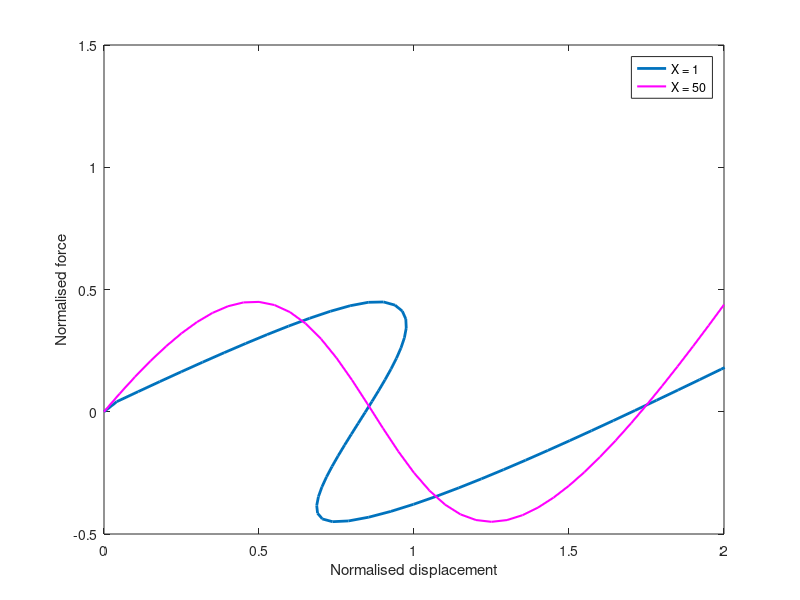

This chart was generated by the following MATLAB code:
%% Exercise 1.5 Fully linearized method
clc;
clear
close all;

path_steps = 80;
y0 = sind(60);      % Initial angle
u = 0;              % Initial displacement
du = 0;             % Initial displacement
kbar = 0;           % No spring
force_curve = zeros(path_steps, 1);   % Normalised force
ubar = zeros(path_steps, 1);          % Normalised diplacement
ubar2 = zeros(path_steps, 1);          % Normalised diplacement
TOL = 1E-10;
cTOL = 1E-10;

f_ext = 0;
%df = 0.1;
f_int = 0;
du_tot = 0;
dP_tot = 0;
P = 0;
p = 1;
fi = 1;
l = 0.05; % Radius of circle
dlambda = 0;
c = 0;
X1 = 1;
X2 = 50;

for n = 1:path_steps
    disp(['Path Step: ', num2str(abs(n))]);
    
    iter = 1;
    res = 0;
    c = 0;
    P0 = f_ext;
    u0 = u;
    
    while abs(res) > TOL || abs(c) > cTOL || iter == 1      % Equilibrium iteration
        disp(['Residual: ', num2str(abs(res))]);
        
        Kt = 2*(1 + (y0^2-1)/((1-2*u*y0 + u^2)^(3/2)));
        
        % Pseudo displacement increment
        du_r = -res/Kt;
        du_p = p/Kt;
        
        if iter == 1            % The first iteration we need to calculate dlambda differently due to denominator in c will become zero
            if n > 1
                s = sign(du_tot*du_p+dP_tot);
                %s = sign(du*du_p + dlambda);       VARFÖR FUNKAR INTE
                %DENNA???
                dlambda = s*(l/sqrt(du_p^2+fi*p^2));
            else
                dlambda = l/sqrt(du_p^2+fi*p^2); % s = 1 i första iterationen
            end
        else
            % Load parameter
            dlambda = -(c+2*du_tot*du_r)/(2*du_tot*du_p+2*fi*dP_tot*p);
        end
        
        dP = dlambda*p;
        P = P + dP;
        dP_tot = P - P0;     % eq. 1.92???
        
        % Displacement vector
        du = du_r + dlambda*du_p;
        u = u + du;
        du_tot = u - u0;    % eq. 1.92???
        
        %du_tot = du_tot + du;          VARFÖR INTE DESSA???
        %dP_tot = dP_tot + dP;
        
        lambda = sqrt(1 - 2*u*y0 + u^2);
        f_int = 2*(1/lambda - 1)*(y0-u); % + kbar*u;
        f_ext = P;
        
        % Out of balance forces
        res = f_int - f_ext;
        c = du_tot^2 + fi*dP_tot^2 - l^2;
        
        iter = 2;
        
    end
    
    
    force_curve(n+1) = f_ext;     % Numerical force results from Euler Forward
    ubar(n+1) = u;                % Normalised displacement
    ubar2(n+1) = ubar(n)+f_ext/X1;
end


Pbar = [];
p = 0;
u = 0:0.05:2;
for i = 1:length(u)  % True equilibrium path
    
    lambda = sqrt(1 - 2*u(i)*y0 + u(i)^2);
    p = 2*(1/lambda - 1)*(y0-u(i));
    
    Pbar = [Pbar; p];
    
end


figure(1)
p1 = plot(ubar2, force_curve, 'LineWidth', 2);
hold on
p2 = plot(u, Pbar, 'm', 'LineWidth', 1.5);
hold off
xlabel('Normalised displacement')
ylabel('Normalised force')
legend([p1 p2], 'X = 1', 'X = 50')
xlim([0 2])

